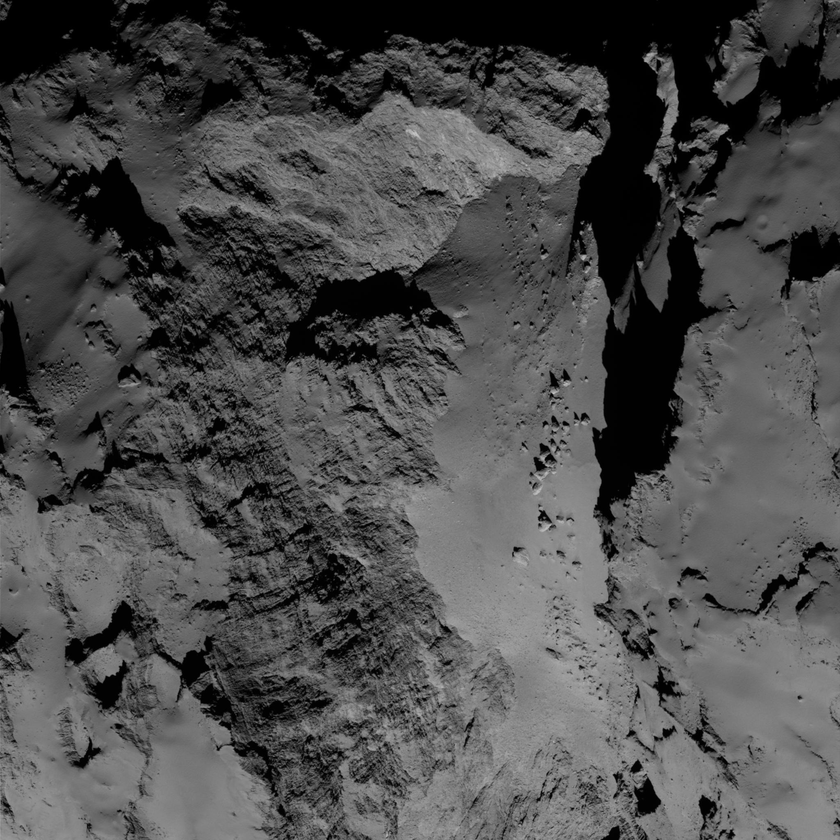
#> input picture classes/images/mars.png, 840 x 840 px, shrunk from 2048 x 2048 before the run, found by its file name
$ python lab1.py
#> lines starting #> are read from the running program, lines starting #| are printed output that depends on the picture
from PIL import Image
import numpy
img_src = Image.open('images/mars.png')
#> img_src is the input picture: PIL image 840x840 RGB; min 0, max 197, mean 76.5
image_mat = numpy.array(img_src)
result = Image.fromarray(image_mat)
result.save("images/mars1.png")

diagonalPic= Image.new('L', (128, 128), color = "white")
#> diagonalPic: PIL image 128x128 L; every value is 255
image_mat = numpy.array(diagonalPic)
for i in range(128):
    image_mat[i,i] = 0
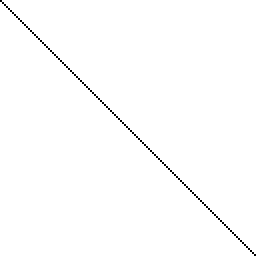
#> image_mat: shape (128, 128) (shown 2 times larger); 99.2% white; black in thin lines or dots
result = Image.fromarray(image_mat)
result.save("images/p1.pgm")

img_src = Image.open('images/mars.png')
image_mat = numpy.array(img_src)
for i in range(img_src.size[0]):
    for j in range(img_src.size[1]):
        image_mat[i,j] = 255* (image_mat[i,j]/255)** (1/2.2)
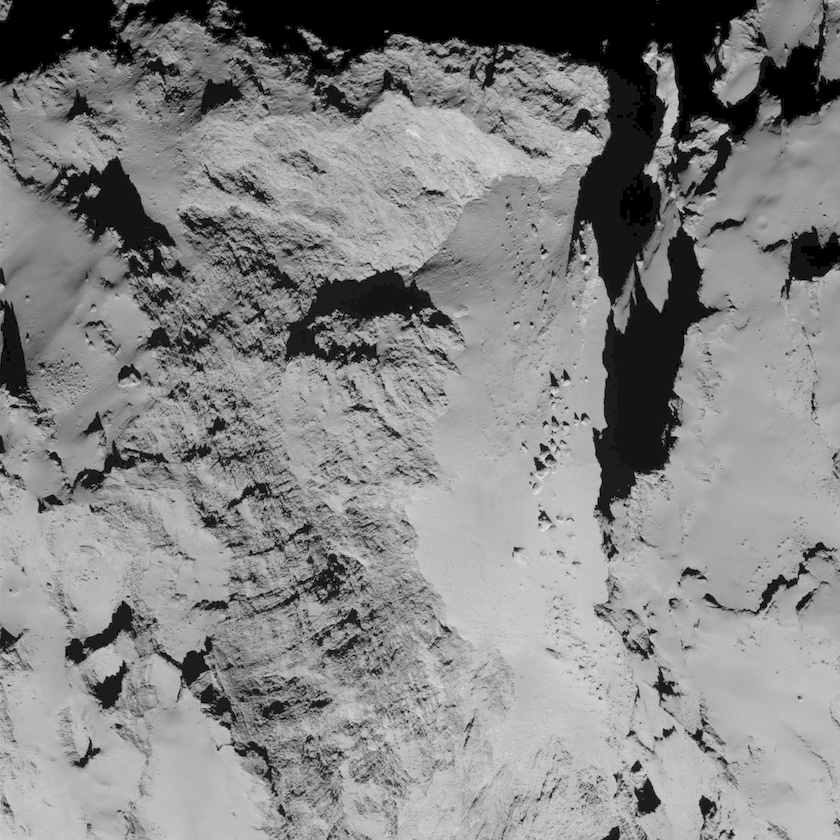
#> image_mat: shape (840, 840, 3); min 0, max 226, mean 132.9
result = Image.fromarray(image_mat)
result.save("images/mars2.png")
